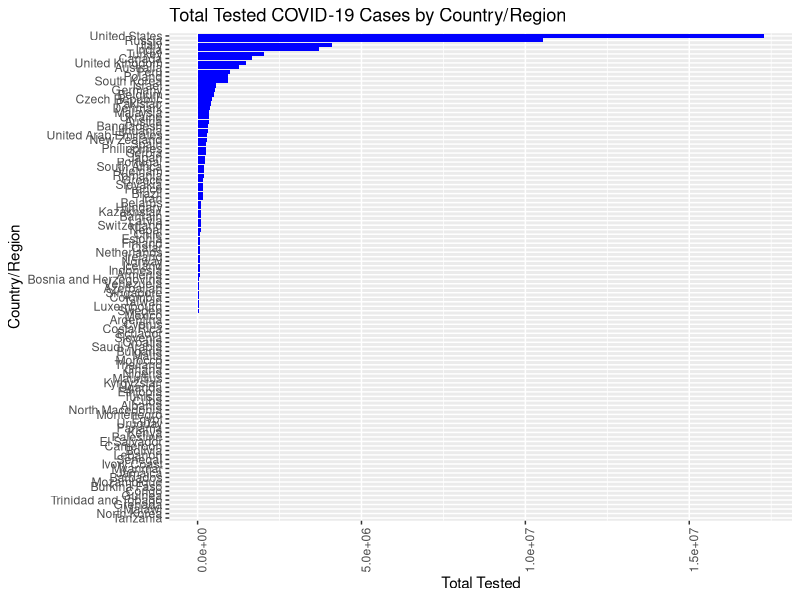
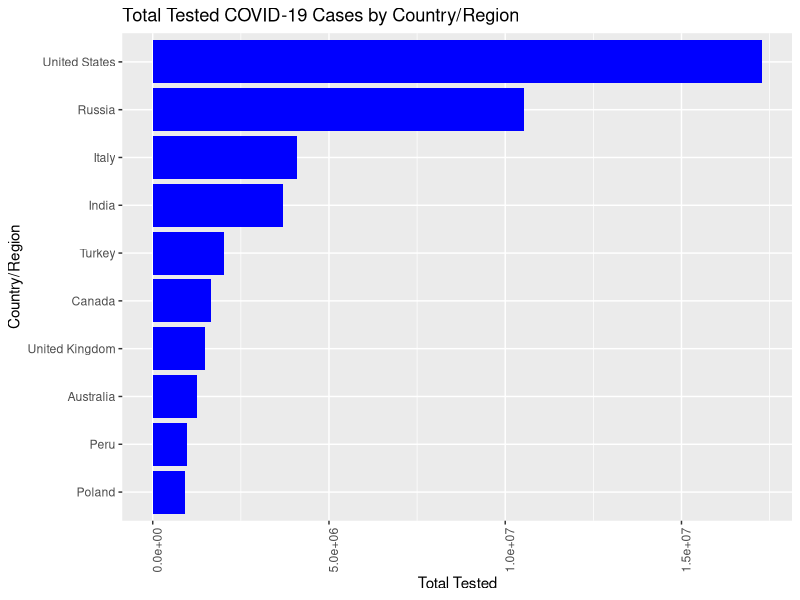

The R source for these figures, in order:
setwd("/Users/eltonmungai/Documents/Portfolio/datasets")
covid_file <- read.csv(file="covid19.csv")
library(readr)
dim(covid_file)
colnames(covid_file)
head(covid_file)
library(dplyr)
glimpse(covid_file)

covid_df_all_states <- covid_file[covid_file$Province_State=="All States",]
covid_df_all_states <- covid_df_all_states[, -which(names(covid_df_all_states) == "Province_State")]

covid_df_all_states_daily <- covid_df_all_states[, c("Date", "Country_Region", "active", "hospitalizedCurr", "daily_tested", "daily_positive")]

library(dplyr)

# Group by Country_Region and summarize the data
covid_df_all_states_daily_sum <- covid_df_all_states_daily %>%
  group_by(Country_Region) %>%
  summarize(
    tested = sum(daily_tested),
    positive = sum(daily_positive),
    active = sum(active),
    hospitalized = sum(hospitalizedCurr)
  ) %>%
  arrange(desc(tested))  # Arrange the tested column in descending order

# Extract the top ten rows
library(dplyr)

# Group by Country_Region and summarize the data
covid_df_all_states_daily_sum <- covid_df_all_states_daily %>%
  group_by(Country_Region) %>%
  summarize(
    tested = sum(daily_tested),
    positive = sum(daily_positive),
    active = sum(active),
    hospitalized = sum(hospitalizedCurr)
  ) %>%
  arrange(desc(tested))  # Arrange the tested column in descending order

# Display the resulting dataframe
covid_df_all_states_daily_sum

# Extract the top ten rows
covid_top_10 <- head(covid_df_all_states_daily_sum, 10)
covid_top_10

library(ggplot2)

# Create a bar graph
ggplot(covid_df_all_states_daily_sum, aes(x = reorder(Country_Region, tested), y = tested)) +
  geom_bar(stat = "identity", fill = "blue") +
  labs(
    title = "Total Tested COVID-19 Cases by Country/Region",
    x = "Country/Region",
    y = "Total Tested"
  ) +
  theme(axis.text.x = element_text(angle = 90, hjust = 1)) +
  coord_flip()  # Rotate x-axis labels for better readability

ggplot(covid_top_10, aes(x = reorder(Country_Region, tested), y = tested)) +
  geom_bar(stat = "identity", fill = "blue") +
  labs(
    title = "Total Tested COVID-19 Cases by Country/Region",
    x = "Country/Region",
    y = "Total Tested"
  ) +
  theme(axis.text.x = element_text(angle = 90, hjust = 1)) +
  coord_flip()  # Rotate x-axis labels for better readability

# Create vectors from covid_top_10 dataframe
countries <- covid_top_10$Country_Region
tested_cases <- covid_top_10$tested
positive_cases <- covid_top_10$positive
active_cases <- covid_top_10$active
hospitalized_cases <- covid_top_10$hospitalized

# Name the vectors with countries
names(tested_cases) <- countries
names(positive_cases) <- countries
names(active_cases) <- countries
names(hospitalized_cases) <- countries

# Calculate positive-to-tested ratio
positive_tested_ratio <- positive_cases / tested_cases
positive_tested_ratio
# Identify the top three positive-to-tested ratios
top_3_countries <- names(sort(positive_tested_ratio, decreasing = TRUE)[1:3])
top_3_ratios <- positive_tested_ratio[top_3_countries]

# Create the named vector positive_tested_top_3
positive_tested_top_3 <- setNames(top_3_ratios, top_3_countries)

# Display the top 3 countries and their ratios
positive_tested_top_3

# Create vectors for United Kingdom, United States, and Turkey
united_kingdom <- c(0.11326062, 1473672, 166909, 0, 0)
united_states <- c(0.10861819, 17282363, 1877179, 0, 0)
turkey <- c(0.08071172, 2031192, 163941, 2980960, 0)

# Combine the vectors into a matrix using rbind
covid_mat <- rbind(united_kingdom, united_states, turkey)

# Rename the columns of the matrix
colnames(covid_mat) <- c("Ratio", "tested", "positive", "active", "hospitalized")

# Define the question
question <- "Which countries have had the highest number of positive cases against the number of tests?"

# Define the answer as a named vector
answer <- c("Positive tested cases" = positive_tested_top_3)

# Create a list containing data structures
data_structure_list <- list(dataframes = list(covid_df_all_states_daily_sum, covid_top_10),
                            matrices = list(covid_mat),
                            vectors = list(positive_tested_top_3))

# Create a named list containing the data structure lists
named_data_structure_list <- list(data_structure = data_structure_list)

# Create a list containing the question, answer, and data structure lists
covid_analysis_list <- list(question = question, answer = answer, data_structure = named_data_structure_list)

# Display the second element of the covid_analysis_list
print(covid_analysis_list[[2]])
